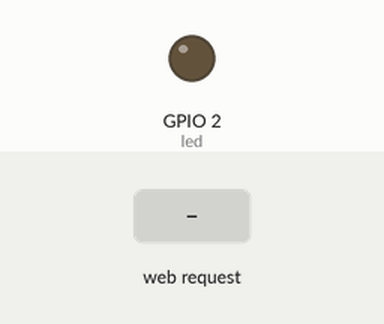
Recording of a program running on a simulated ESP8266 board running MicroPython. On the bench: output pins drawn as LEDs (lit = HIGH, except the on-board LED, lit = LOW). Inputs (shaded band) come from the test bench. WiFi joins after 1.5 s; what the program prints to the serial console is not drawn.

Above: at 2.7 s.
2.8 s: HTTP request GET /?LED_BUILTIN=1 received
At 3.4 s:
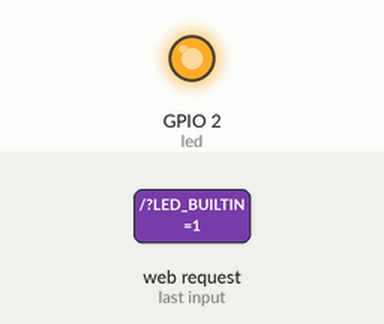
4.3 s: HTTP request GET /?LED_BUILTIN=0 received
At 5.5 s:
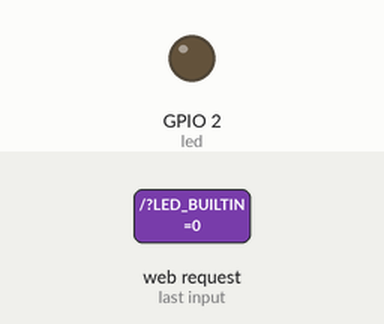
5.8 s: HTTP request GET /?LED_BUILTIN=2 received
At 6.9 s:
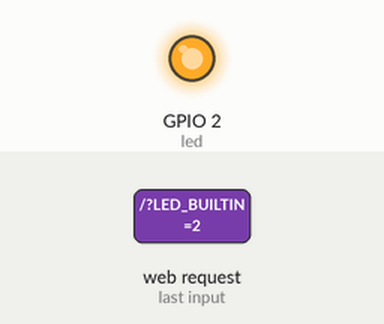
Timing chart, 0 to 8.8 s (numbered marks = the images above; inputs shaded):
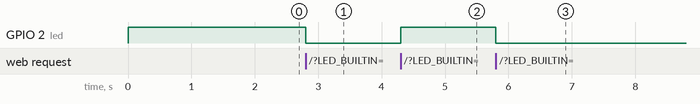

Measured:
- after the input at 2.8 s, GPIO 2 (led): HIGH → LOW at once
- after the input at 4.3 s, GPIO 2 (led): LOW → HIGH at once
- after the input at 5.8 s, GPIO 2 (led): HIGH → LOW at once

The program:

webserver.py
```python
import machine

led = machine.Pin(2, machine.Pin.OUT)
led.on()

def led_toggle(pin):
    if pin.value() == 1:
        pin.off()
    elif pin.value() == 0:
        pin.on()
    else:
        pass

import network
import wifi_credentials

sta = network.WLAN(network.STA_IF)
if not sta.isconnected():
    sta.active(True)
    sta.connect(wifi_credentials.ssid, wifi_credentials.password)
    while not sta.isconnected():
        pass

print("IP addresses")
print(sta.ifconfig())


import socket
server_socket = socket.socket(socket.AF_INET, socket.SOCK_STREAM)
server_socket.bind(('',80))
server_socket.listen(5)

def request_handler(req):
    request = req.split()[1]
    if (request == "/?LED_BUILTIN=0"):
        led.on()
    elif (request == "/?LED_BUILTIN=1"):
        led.off()
    elif (request == "/?LED_BUILTIN=2"):
        led_toggle(led)
    else:
        pass

def create_http_response(value):
    f = open("home.html", "r")
    html_page = "HTTP/1.1 200 OK\nContent-Type: text/html\nConnection: close\n\n" + f.read()
    f.close()
    if value == 0:
        status = "ON"
    else:
        status = "OFF"
    led_status = "<p style=\"text-align: center;font-size: 35px\">LED STATUS = <span style=\"color: #56FFF2\"> %s </span></p>" % status
    response = html_page + led_status
    return response

while True:
    conn, addr = server_socket.accept()
    request = conn.recv(1024)
    request_handler(str(request))
    response = create_http_response(led.value())
    conn.sendall(response)

    conn.close()
```

wifi_credentials.py
```python
ssid = "wifi_adi"
password = "parola"
```
